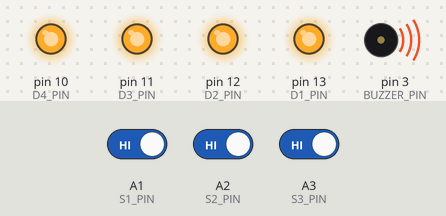
Simulated run of this sketch. Board: Arduino Uno, built with avr-gcc and run on an emulated ATmega328P. Parts: output pins drawn as LEDs (lit = HIGH), buzzer (waves = sounding, pin HIGH). The inputs (shaded band) are chosen by the test bench; at power-on: A1 (S1_PIN) HIGH, A2 (S2_PIN) HIGH, A3 (S3_PIN) HIGH.

Above: at 1.3 s.
1.4 s: A1 (S1_PIN) driven LOW
At 2.2 s:
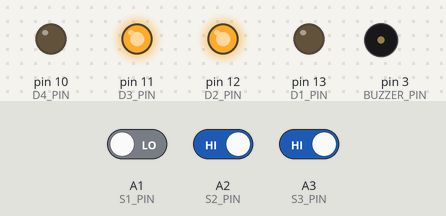
2.9 s: A2 (S2_PIN) driven LOW
At 3.3 s:
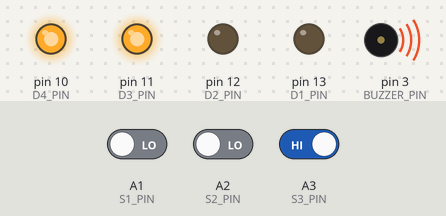
4.4 s: A3 (S3_PIN) driven LOW
At 5.6 s:
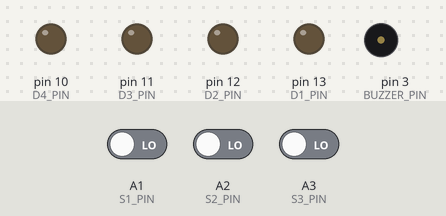
5.9 s: A1 (S1_PIN) driven HIGH
At 6.8 s:
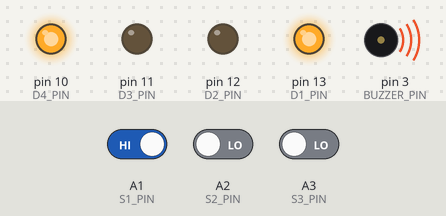
7.4 s: A2 (S2_PIN) driven HIGH
At 8.0 s:
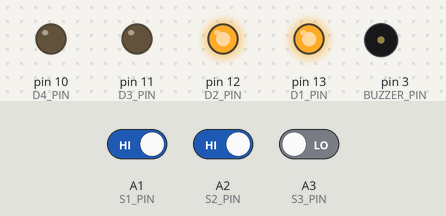
8.9 s: A1 (S1_PIN) driven LOW
At 10.3 s:
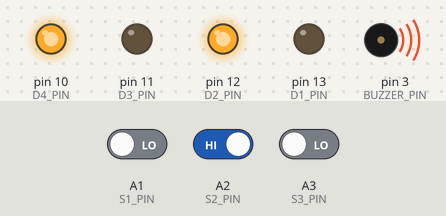
Timing chart, 0 to 11.4 s (numbered marks = the images above; inputs shaded):
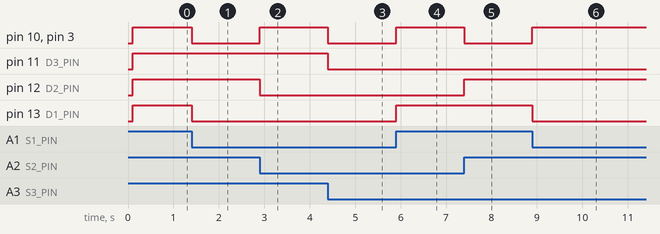

Measured:
- after the input at 1.4 s, pin 10 (D4_PIN), pin 13 (D1_PIN), pin 3 (BUZZER_PIN): HIGH → LOW at once
- after the input at 2.9 s, pin 10 (D4_PIN), pin 3 (BUZZER_PIN): LOW → HIGH at once; pin 12 (D2_PIN): HIGH → LOW at once
- after the input at 4.4 s, pin 10 (D4_PIN), pin 11 (D3_PIN), pin 3 (BUZZER_PIN): HIGH → LOW at once
- after the input at 5.9 s, pin 10 (D4_PIN), pin 13 (D1_PIN), pin 3 (BUZZER_PIN): LOW → HIGH at once
- after the input at 7.4 s, pin 10 (D4_PIN), pin 3 (BUZZER_PIN): HIGH → LOW at once; pin 12 (D2_PIN): LOW → HIGH at once
- after the input at 8.9 s, pin 10 (D4_PIN), pin 3 (BUZZER_PIN): LOW → HIGH at once; pin 13 (D1_PIN): HIGH → LOW at once

The sketch:

opracht3b.ino
```cpp
/*  20180923 Gert den Neijsel, Haagse Hogeschool
 *  16108051 Huub van Holsteijn, Haagse Hogeschool
    Dit programma simuleert (nadat de voorwaarde in regel 84 is afgemaakt) een "licht op de trap" schakeling;
    alleen als een oneven aantal schakelaars is ingedrukt dan brandt led D4 en klinkt de pieper.
    Druk de voorwaarde in regel 84 uit in termen van S1, S2 en S3.
*/

/*
  In de tabel hieronder staan de pinnen die het Multi Function Shield (MFS) gebruikt:
  Arduino pin, AVR pin, functie
  A0           PC0      potmeter (let op: analoge waarde)
  A1           PC1      schakelaar S1
  A2           PC2      schakelaar S2
  A3           PC3      schakelaar S3
   3           PD3      pieper
   4           PD4      led display LATCH
   7           PD7      led display CLK
   8           PB0      led display DATA
  10           PB2      led D4
  11           PB3      led D3
  12           PB4      led D2
  13           PB5      led D1
  Voor een mooi overzicht van de pinnen op de Arduino UNO zie:
  https://www.allaboutcircuits.com/uploads/articles/Arduino_UNO_R3_Pinout.jpg
*/
#define S1_PIN A1
#define S2_PIN A2
#define S3_PIN A3
#define D1_PIN 13
#define D2_PIN 12
#define D3_PIN 11
#define D4_PIN 10
#define BUZZER_PIN 3
int S1 = 0, S2 = 0, S3 = 0;

void setup() {
  pinMode(S1_PIN, INPUT);
  pinMode(S2_PIN, INPUT);
  pinMode(S3_PIN, INPUT);
  pinMode(D1_PIN, OUTPUT);
  pinMode(D2_PIN, OUTPUT);
  pinMode(D3_PIN, OUTPUT);
  pinMode(D4_PIN, OUTPUT);
  pinMode(BUZZER_PIN, OUTPUT);
  digitalWrite(BUZZER_PIN, LOW); // Even de pieper aanzetten om te testen
  delay(100);
  digitalWrite(BUZZER_PIN, HIGH); // Pieper weer uit.
  digitalWrite(D1_PIN, HIGH); // leds uitzetten
  digitalWrite(D2_PIN, HIGH);
  digitalWrite(D3_PIN, HIGH);
  digitalWrite(D4_PIN, HIGH);
}

void loop() {
  /* Regels hieronder: met de ! 'inverteer' je de boolean waarde; true wordt false en omgekeerd,
     zie https://www.arduino.cc/reference/en/language/structure/boolean-operators/logicalnot/
     Als je het Multi Function Shield gebruikt (pull-up weerstanden), dan moet je inverteren (NOT).
  */
  S1 = !digitalRead(S1_PIN);
  S2 = !digitalRead(S2_PIN);
  S3 = !digitalRead(S3_PIN);
  // Leds aanzetten als je knopjes indrukt:
  if (S1) {
    digitalWrite(D1_PIN, LOW);
  } else {
    digitalWrite(D1_PIN, HIGH);
  }
  if (S2) {
    digitalWrite(D2_PIN, LOW);
  } else {
    digitalWrite(D2_PIN, HIGH);
  }
  if (S3) {
    digitalWrite(D3_PIN, LOW);
  } else {
    digitalWrite(D3_PIN, HIGH);
  }
  /* Hieronder: opmerking bij het gebruik van variabelen als boolean zie
     https://www.arduino.cc/reference/en/language/variables/constants/constants/
     In de taal C komt 'false' overeen met 0 (nul) en 'true' is alles wat niet nul is (elk positief of negatief getal).
  */
  // Hier zit je eigenlijke logica, vul deze regel aan. Vervang de 'false' door termen van S1, S2 en S3:

  bool sumOfProducts = (S1 ^ S2 ^ S3) || (S1 && S2 && S3);
  // short version :(S1 ^ S2 ^ S3) || (S1 && S2 && S3)  (xor) or (and)
  // long version  :(S1 && !S2 && !S3) || (!S1 && S2 && !S3) || (!S1 && !S2 && S3) || (S1 && S2 && S3)

  if (sumOfProducts) {
    digitalWrite(BUZZER_PIN, LOW);
  }
  else {
    digitalWrite(BUZZER_PIN, HIGH);
  }

  if (sumOfProducts) {
  // if (!S1) {
  // if (S1 || S2) {
    digitalWrite(D4_PIN, LOW); // led D4 aan
  }
  else {
    digitalWrite(D4_PIN, HIGH);
  }

}
```
